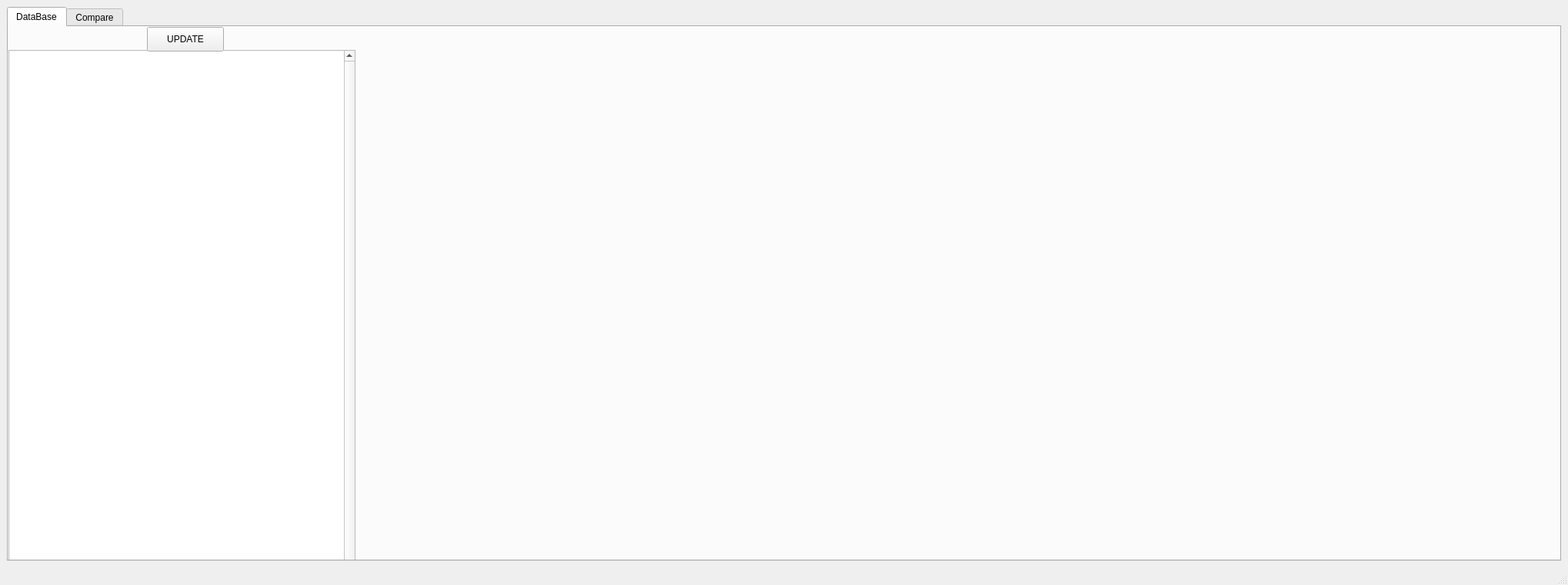
<?xml version="1.0" encoding="UTF-8"?>
<ui version="4.0">
 <class>MainWindow</class>
 <widget class="QMainWindow" name="MainWindow">
  <property name="geometry">
   <rect>
    <x>0</x>
    <y>0</y>
    <width>2038</width>
    <height>761</height>
   </rect>
  </property>
  <property name="sizePolicy">
   <sizepolicy hsizetype="Preferred" vsizetype="Preferred">
    <horstretch>0</horstretch>
    <verstretch>0</verstretch>
   </sizepolicy>
  </property>
  <property name="minimumSize">
   <size>
    <width>0</width>
    <height>0</height>
   </size>
  </property>
  <property name="maximumSize">
   <size>
    <width>16777215</width>
    <height>16777215</height>
   </size>
  </property>
  <property name="windowTitle">
   <string>Screenshoter</string>
  </property>
  <widget class="QWidget" name="centralwidget">
   <property name="sizePolicy">
    <sizepolicy hsizetype="Preferred" vsizetype="Preferred">
     <horstretch>0</horstretch>
     <verstretch>0</verstretch>
    </sizepolicy>
   </property>
   <layout class="QGridLayout" name="gridLayout">
    <item row="1" column="0">
     <widget class="QTabWidget" name="tabWidget">
      <property name="sizePolicy">
       <sizepolicy hsizetype="Preferred" vsizetype="Preferred">
        <horstretch>0</horstretch>
        <verstretch>0</verstretch>
       </sizepolicy>
      </property>
      <property name="currentIndex">
       <number>0</number>
      </property>
      <widget class="QWidget" name="tab">
       <attribute name="title">
        <string>DataBase</string>
       </attribute>
       <widget class="QTableView" name="DBTable">
        <property name="geometry">
         <rect>
          <x>0</x>
          <y>30</y>
          <width>451</width>
          <height>731</height>
         </rect>
        </property>
        <property name="sizePolicy">
         <sizepolicy hsizetype="Preferred" vsizetype="Preferred">
          <horstretch>0</horstretch>
          <verstretch>0</verstretch>
         </sizepolicy>
        </property>
        <property name="verticalScrollBarPolicy">
         <enum>Qt::ScrollBarAlwaysOn</enum>
        </property>
        <property name="sizeAdjustPolicy">
         <enum>QAbstractScrollArea::AdjustToContentsOnFirstShow</enum>
        </property>
        <property name="sortingEnabled">
         <bool>true</bool>
        </property>
        <attribute name="horizontalHeaderShowSortIndicator" stdset="0">
         <bool>true</bool>
        </attribute>
       </widget>
       <widget class="QPushButton" name="Update">
        <property name="geometry">
         <rect>
          <x>180</x>
          <y>0</y>
          <width>100</width>
          <height>32</height>
         </rect>
        </property>
        <property name="sizePolicy">
         <sizepolicy hsizetype="Preferred" vsizetype="Fixed">
          <horstretch>0</horstretch>
          <verstretch>0</verstretch>
         </sizepolicy>
        </property>
        <property name="text">
         <string>UPDATE</string>
        </property>
       </widget>
       <widget class="QLabel" name="imgDB">
        <property name="geometry">
         <rect>
          <x>460</x>
          <y>30</y>
          <width>1080</width>
          <height>720</height>
         </rect>
        </property>
        <property name="text">
         <string/>
        </property>
        <property name="scaledContents">
         <bool>true</bool>
        </property>
       </widget>
      </widget>
      <widget class="QWidget" name="tab_2">
       <attribute name="title">
        <string>Compare</string>
       </attribute>
       <widget class="QWidget" name="layoutWidget_2">
        <property name="geometry">
         <rect>
          <x>0</x>
          <y>60</y>
          <width>2182</width>
          <height>722</height>
         </rect>
        </property>
        <layout class="QHBoxLayout" name="horizontalLayout_3">
         <item>
          <widget class="QLabel" name="img2_2">
           <property name="enabled">
            <bool>true</bool>
           </property>
           <property name="sizePolicy">
            <sizepolicy hsizetype="Preferred" vsizetype="Preferred">
             <horstretch>0</horstretch>
             <verstretch>0</verstretch>
            </sizepolicy>
           </property>
           <property name="minimumSize">
            <size>
             <width>0</width>
             <height>0</height>
            </size>
           </property>
           <property name="maximumSize">
            <size>
             <width>16777215</width>
             <height>16777215</height>
            </size>
           </property>
           <property name="text">
            <string/>
           </property>
           <property name="scaledContents">
            <bool>true</bool>
           </property>
          </widget>
         </item>
         <item>
          <widget class="QLabel" name="img_2">
           <property name="sizePolicy">
            <sizepolicy hsizetype="Preferred" vsizetype="Preferred">
             <horstretch>0</horstretch>
             <verstretch>0</verstretch>
            </sizepolicy>
           </property>
           <property name="minimumSize">
            <size>
             <width>0</width>
             <height>0</height>
            </size>
           </property>
           <property name="maximumSize">
            <size>
             <width>16777215</width>
             <height>16777215</height>
            </size>
           </property>
           <property name="text">
            <string/>
           </property>
           <property name="scaledContents">
            <bool>true</bool>
           </property>
          </widget>
         </item>
        </layout>
       </widget>
       <widget class="QWidget" name="layoutWidget">
        <property name="geometry">
         <rect>
          <x>0</x>
          <y>20</y>
          <width>2181</width>
          <height>33</height>
         </rect>
        </property>
        <layout class="QHBoxLayout" name="horizontalLayout_6">
         <item>
          <widget class="QPushButton" name="ClearScreen_2">
           <property name="sizePolicy">
            <sizepolicy hsizetype="Expanding" vsizetype="Fixed">
             <horstretch>0</horstretch>
             <verstretch>0</verstretch>
            </sizepolicy>
           </property>
           <property name="text">
            <string>Clear Screen</string>
           </property>
          </widget>
         </item>
         <item>
          <widget class="QPushButton" name="ShowNewerImg_2">
           <property name="sizePolicy">
            <sizepolicy hsizetype="Expanding" vsizetype="Fixed">
             <horstretch>0</horstretch>
             <verstretch>0</verstretch>
            </sizepolicy>
           </property>
           <property name="text">
            <string>Newer Screenshot</string>
           </property>
          </widget>
         </item>
         <item>
          <widget class="QPushButton" name="ShowOlderImg_2">
           <property name="sizePolicy">
            <sizepolicy hsizetype="Expanding" vsizetype="Fixed">
             <horstretch>0</horstretch>
             <verstretch>0</verstretch>
            </sizepolicy>
           </property>
           <property name="text">
            <string>Older Screenshot</string>
           </property>
          </widget>
         </item>
         <item>
          <widget class="QPushButton" name="Difference_2">
           <property name="sizePolicy">
            <sizepolicy hsizetype="Expanding" vsizetype="Fixed">
             <horstretch>0</horstretch>
             <verstretch>0</verstretch>
            </sizepolicy>
           </property>
           <property name="text">
            <string>Difference</string>
           </property>
          </widget>
         </item>
         <item>
          <widget class="QPushButton" name="SaveCurrentScreenshot_2">
           <property name="sizePolicy">
            <sizepolicy hsizetype="Expanding" vsizetype="Fixed">
             <horstretch>0</horstretch>
             <verstretch>0</verstretch>
            </sizepolicy>
           </property>
           <property name="text">
            <string>Save Screenshot</string>
           </property>
          </widget>
         </item>
         <item>
          <widget class="QPushButton" name="StartStopButton_2">
           <property name="sizePolicy">
            <sizepolicy hsizetype="Expanding" vsizetype="Fixed">
             <horstretch>0</horstretch>
             <verstretch>0</verstretch>
            </sizepolicy>
           </property>
           <property name="text">
            <string>START</string>
           </property>
          </widget>
         </item>
         <item>
          <widget class="QPushButton" name="CompareImages_2">
           <property name="sizePolicy">
            <sizepolicy hsizetype="Expanding" vsizetype="Fixed">
             <horstretch>0</horstretch>
             <verstretch>0</verstretch>
            </sizepolicy>
           </property>
           <property name="text">
            <string>Compare</string>
           </property>
          </widget>
         </item>
         <item>
          <widget class="QLabel" name="Identity_2">
           <property name="sizePolicy">
            <sizepolicy hsizetype="Fixed" vsizetype="Fixed">
             <horstretch>0</horstretch>
             <verstretch>0</verstretch>
            </sizepolicy>
           </property>
           <property name="minimumSize">
            <size>
             <width>70</width>
             <height>0</height>
            </size>
           </property>
           <property name="text">
            <string>&lt;html&gt;
&lt;head/&gt;
&lt;body&gt;
&lt;p align=&quot;center&quot;&gt;
&lt;span style=&quot; font-weight:500;&quot;&gt; Identity &lt;/span&gt;
&lt;/p&gt;
&lt;/body&gt;
&lt;/html&gt;</string>
           </property>
           <property name="alignment">
            <set>Qt::AlignCenter</set>
           </property>
          </widget>
         </item>
         <item>
          <widget class="QLineEdit" name="Data_2">
           <property name="enabled">
            <bool>false</bool>
           </property>
           <property name="minimumSize">
            <size>
             <width>220</width>
             <height>0</height>
            </size>
           </property>
           <property name="alignment">
            <set>Qt::AlignCenter</set>
           </property>
          </widget>
         </item>
         <item>
          <widget class="QLineEdit" name="Percentage_2">
           <property name="enabled">
            <bool>false</bool>
           </property>
           <property name="sizePolicy">
            <sizepolicy hsizetype="Expanding" vsizetype="Fixed">
             <horstretch>0</horstretch>
             <verstretch>0</verstretch>
            </sizepolicy>
           </property>
           <property name="minimumSize">
            <size>
             <width>220</width>
             <height>0</height>
            </size>
           </property>
           <property name="alignment">
            <set>Qt::AlignCenter</set>
           </property>
          </widget>
         </item>
        </layout>
       </widget>
      </widget>
     </widget>
    </item>
   </layout>
  </widget>
  <widget class="QMenuBar" name="menubar">
   <property name="geometry">
    <rect>
     <x>0</x>
     <y>0</y>
     <width>2038</width>
     <height>24</height>
    </rect>
   </property>
  </widget>
  <widget class="QStatusBar" name="statusbar"/>
 </widget>
 <resources/>
 <connections/>
</ui>
